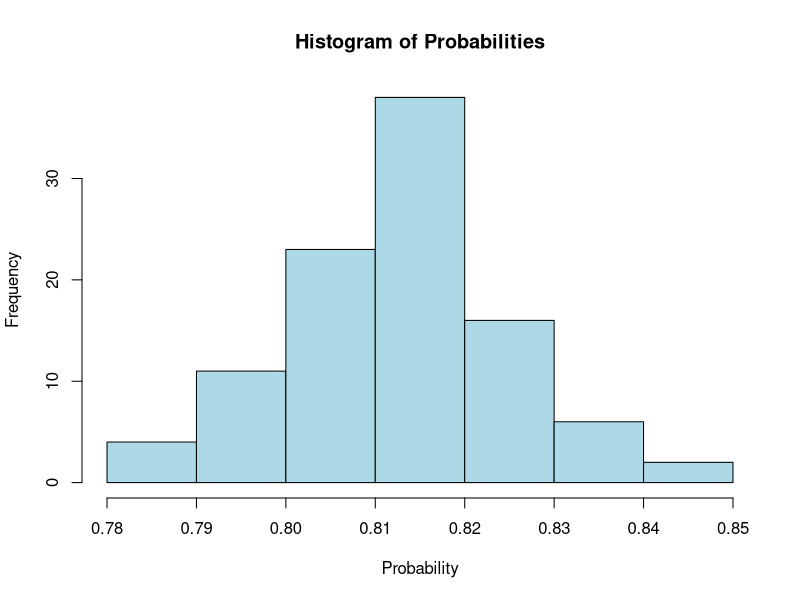

Generate this figure with R:
## ---- chunk 1
set.seed(123)  # Set seed for reproducibility
## ---- chunk 2
# Function to simulate if two or more people share a birthday
same_birthday_prob <- function(class_size, n_sim) {
  count_same_birthday <- 0
  for (i in 1:n_sim) {
    birthdays <- sample(1:365, class_size, replace = TRUE)  # Generate random birthdays
    if (length(unique(birthdays)) < class_size) {
      count_same_birthday <- count_same_birthday + 1
    }
  }
  return(count_same_birthday / n_sim)  # Return probability
}

# Simulation settings
class_size <- 35
n_sim <- 1000
n_trials <- 100

# Vector to store the probabilities from each trial
probs <- numeric(n_trials)

# Run the simulation 100 times
for (i in 1:n_trials) {
  probs[i] <- same_birthday_prob(class_size, n_sim)
}

## ---- chunk 3
# Print mean, std of probabilities

mean_probs <- mean(probs)
sd_probs <- sd(probs)

cat("Mean Probability:", mean_probs, "\n")
cat("Standard Deviation of Probabilities:", sd_probs, "\n")

## ---- chunk 4

## ---- chunk 5
EV = mean_probs*1*26
cat("expected profit = ", EV)
## ---- chunk 6
correctbet = mean_probs/(1-mean_probs)
cat("correct bet = ", correctbet)

## ---- chunk 7
hist(probs, main = "Histogram of Probabilities", xlab = "Probability", col = "lightblue", border = "black")

## ---- chunk 8
# Calculate 95% confidence interval
error_margin <- qt(0.975, df=n_trials-1) * sd_probs / sqrt(n_trials)
conf_interval <- c(mean_probs - error_margin, mean_probs + error_margin)

cat("95% Confidence Interval for the Mean Probability: [", conf_interval[1], ",", conf_interval[2], "]\n")

## ---- chunk 9
# Simulation settings
class_size <- 27
n_sim <- 1000
n_trials <- 100

# Vector to store the probabilities from each trial
probs <- numeric(n_trials)

# Run the simulation 100 times
for (i in 1:n_trials) {
  probs[i] <- same_birthday_prob(class_size, n_sim)
}

cat("probability of win = ", mean(probs))

## ---- chunk 10
EV = mean_probs*1*20
cat("expected profit = ", EV)
## ---- chunk 11
# Print mean, std of probabilities

mean_probs <- mean(probs)
sd_probs <- sd(probs)

cat("Mean Probability:", mean_probs, "\n")
cat("Standard Deviation of Probabilities:", sd_probs, "\n")

